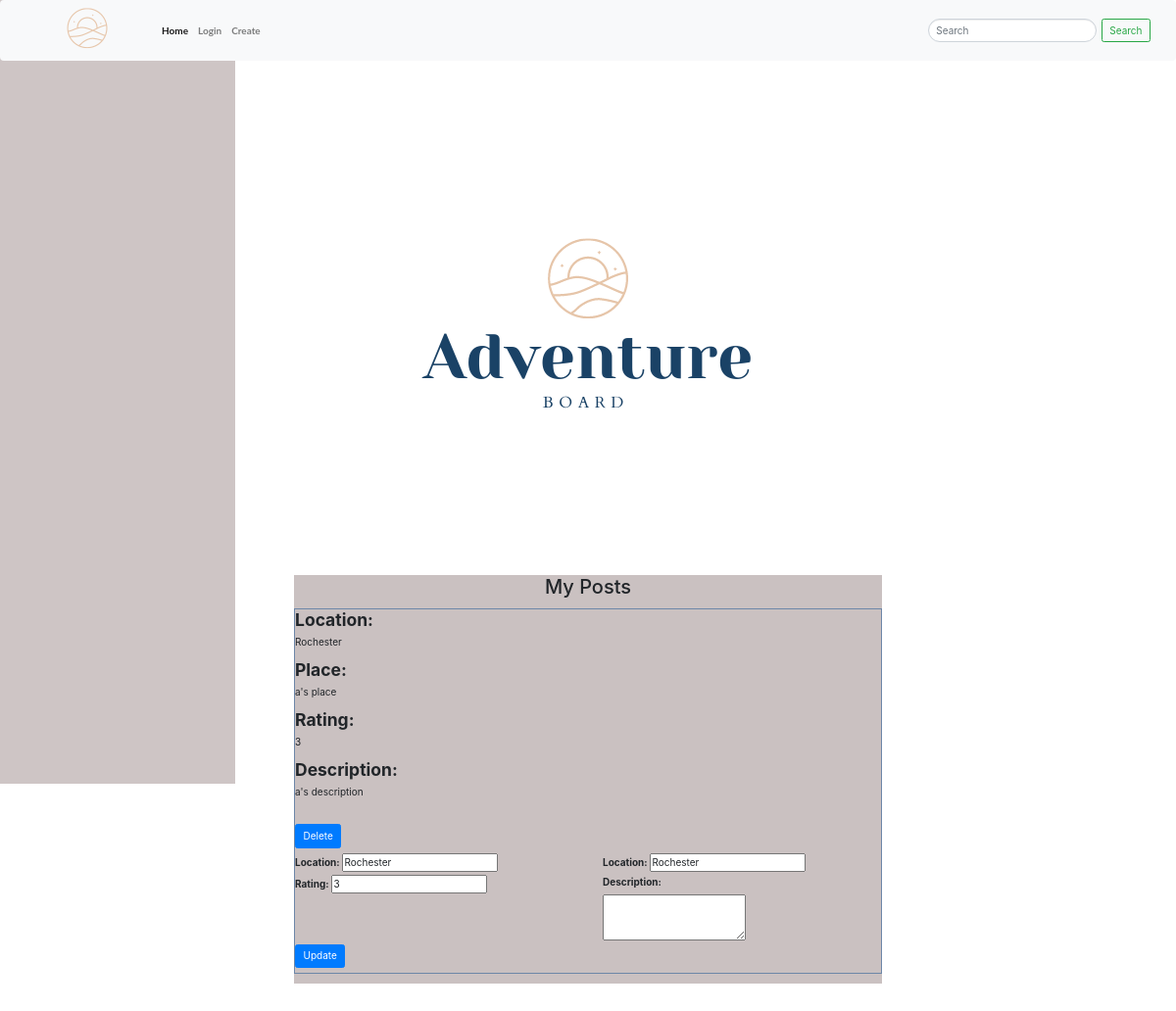
Screenshot of /profile (signed in) with the database file from the repository.
### app.py (models this page shows, shortened)
class posts(db.Model):
    id = db.Column(db.Integer, primary_key=True)
    username = db.Column(db.String(200), nullable=False)
    location = db.Column(db.String(200), nullable=False)
    rating = db.Column(db.Integer(), nullable = False)
    description = db.Column(db.String(200), nullable=False)
    place = db.Column(db.String(200), nullable=False)

### app.py (the view)
@app.route('/profile', methods = ['GET', 'POST'])
def profile():
        title = "Posts"
        u = session['username']
        p = posts.query.filter_by(username=u).order_by(posts.id)
        s = pinned.query.filter_by(pinnedBy=u).order_by(pinned.id)
        return render_template('profile.html', title=title, create=p, pinned=s)

### templates/profile.html (shortened to what this page needs)
{% extends "base.html" %} {% import "bootstrap/wtf.html" as wtf %}  {% block page_content %}
    <div class="position-fixed">
        <div class="section flex-container">
       </div>
   </div>
    <div class="position-relative flex-container">
        <div class="position-fixed flex-container sidenav-wrapper" style="width: 20vw;height: 100vh; top: 0%;left: 0%; z-index: 1">
            <div class="position-relative" style="width: 100%; height: 100%">
                <div class="position-absolute" style="width: 100%; height: 100%; background: #b9adad; opacity: 0.7;"></div>
                <div class="position-absolute" style="width: 100%; height: 100%;">
                    <div style="width: 100%; height: 60px"></div>
                </div>
            </div>
        </div>
        <div class="flex-container" style="flex-direction: column; margin-top: 0px; margin-bottom: 10%; width: 50vw; z-index: 2">
            <img src="{{url_for('static', filename='abTransp.png')}}" alt="Avatar" class = "elementToFadeInAndOut" style="display: block; margin-left:auto; margin-right:auto;">
            <div style="width: 100%; background: rgb(185,173,173, .75); margin: 10%; margin-top: 5px">
                    <h2 style="text-align: center;">My Posts</h2>
                    {% for posts in create%}
                    <div class="boxed" style = "border: 1px solid #6D87A8; margin-top: 10px; margin-bottom: 10px;">
                        <h3><strong>Location: </strong> </h3><p>{{posts.location}}</p>
                        <h3><strong>Place: </strong> </h3><p>{{posts.place}}</p>
                        <h3><strong>Rating: </strong></h3><p> {{posts.rating}}</p>
                        <h3><strong>Description: </strong></h3> <p>{{posts.description}}</p>
                        <br>
                    <form method="POST" action="./delete">
                        <button type="submit" class="btn btn-primary mb-2">Delete</button>
                    </form>
                      <form method="POST" action="./update" id="updateForm">
                        <div class="row">
                            <div class="col">
                                <label for="oldLoc">Location: </label>
                                <input type="text" value="{{posts.location}}" name="newLoc">
                            </div>
                            <div class="col">
                                <label for="oldLoc">Location: </label>
                                <input type="text" value="{{posts.location}}" name="newLoc">
                            </div>
                        </div>
                        <div class = "row">
                            <div class="col">
                                <label for="oldRate">Rating: </label>
                                <input type="text" value="{{posts.rating}}" name="newRate"><br>
                            </div>
                            <div class = "col">
                                <label for="oldDesc">Description: </label><br>
                                <textarea type="text" value="{{posts.description}}" name="newDesc" rows = "3" value = "{{posts.description}}"></textarea>
                            </div>
                        </div>
                        <div class="row">
                            <div class = "col">
                                <button type="submit" class="btn btn-primary mb-2">Update</button>
                            </div>
                        </div>
                       </form>
                    </div>
                {% endfor %}
            </div>
        </div>
    </div>
{% endblock %}

### static/stylesheets/styles.css (style rules this page uses)
* { margin: 0; padding: 0; }
.flex-container { display: flex; align-items: center; justify-content: center; }
.section { position: relative; width: 100%; height: 100vh; }

### static/stylesheets/profile.css (style rules this page uses)
.elementToFadeInAndOut { opacity: 1; animation: fade 2s linear; }

### rows the page displays
posts: location "Rochester", place "a's place", rating "3", description "a's description", newLoc "Rochester", newRate "3"
